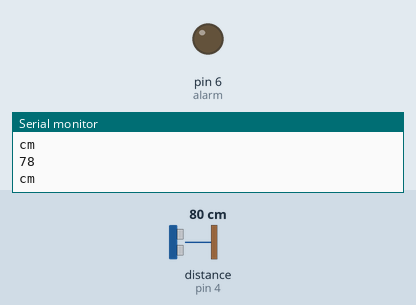
Recording of a sketch running on a simulated Arduino Uno, built with avr-gcc and run on an emulated ATmega328P. Parts: output pins drawn as LEDs (lit = HIGH), the last lines printed to the serial monitor. Wiring (inferred from the names in the program): ultrasonic range finder: trigger pin 2; echo pin 4. Dashed ring = blinking. Inputs (shaded band) come from the test bench; at power-on: distance to the obstacle (sensor on pin 4) 80 cm. The echo pulse lasts 58.3 µs per cm; pins used as bus, display or sensor lines are not drawn.

Above: at 1.2 s.
1.3 s: distance to the obstacle (sensor on pin 4) set to 30 cm
2.9 s: distance to the obstacle (sensor on pin 4) set to 24 cm
At 3.39 s:
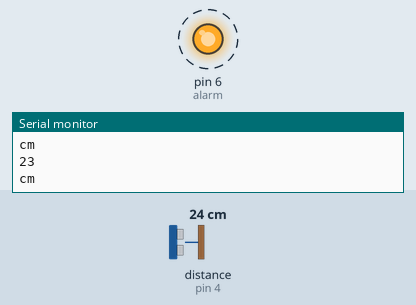
5.9 s: distance to the obstacle (sensor on pin 4) set to 35 cm
At 6.0 s:
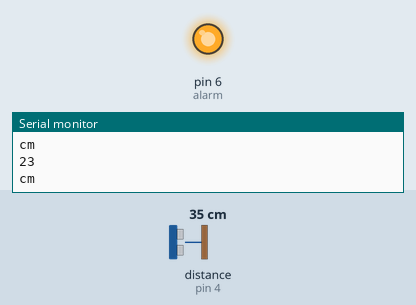
7.4 s: distance to the obstacle (sensor on pin 4) set to 2 cm
At 7.92 s:
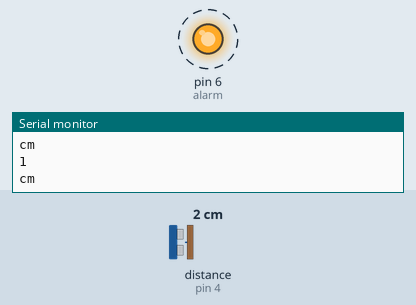
Timing chart, 0 to 11.4 s (numbered marks = the images above; inputs shaded):
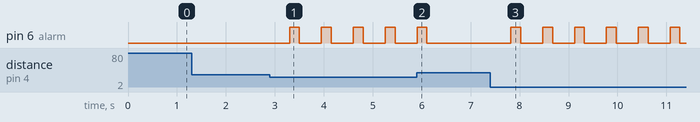

The sketch:

UC-SR04_alarm_for_security.ino
```cpp
int trig_pin = 2;
int echo_pin = 4;
int alarm = 6;
int led = 10;
long duration, cm;
void setup() {
  pinMode(trig_pin, OUTPUT);
  pinMode(echo_pin, INPUT);
  pinMode(alarm, OUTPUT);
  Serial.begin(9600);
}

void loop() {
  digitalWrite(trig_pin, LOW);
  delayMicroseconds(5);
  digitalWrite(trig_pin, HIGH);
  delayMicroseconds(10);
  digitalWrite(trig_pin, LOW);

  duration = pulseIn(echo_pin, HIGH);
  cm = (duration/2)*0.034;

  Serial.println(cm);
  Serial.println("cm");
  Serial.println();

  delay(250);

  if(cm>0 && cm<=25){
    digitalWrite(alarm, HIGH);
    digitalWrite(led, HIGH);
    delay(200);
    digitalWrite(alarm, LOW);
    digitalWrite(led, LOW);
    delay(200);
  }else{
    digitalWrite(alarm, LOW);
    digitalWrite(led, LOW);
  }
}
```

Measured:
- the behaviour switches between 27 and 26 cm on distance to the obstacle (sensor on pin 4) (found by bisection; images 0 and 1)
- after the input at 2.9 s, pin 6 (alarm): alternates HIGH for 0.20 s and LOW for 0.45 s, starting after 0.40 s
- after the input at 5.9 s, pin 6 (alarm): goes on until 6.1 s, then stays LOW
- after the input at 7.4 s, pin 6 (alarm): alternates HIGH for 0.20 s and LOW for 0.45 s, starting after 0.42 s
